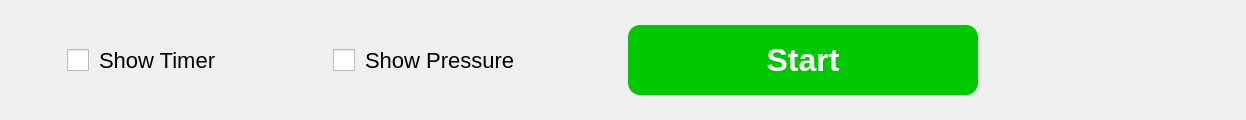
      <widget class="QGroupBox" name="start_group_box">
       <property name="geometry">
        <rect>
         <x>0</x>
         <y>528</y>
         <width>1246</width>
         <height>120</height>
        </rect>
       </property>
       <property name="sizePolicy">
        <sizepolicy hsizetype="MinimumExpanding" vsizetype="MinimumExpanding">
         <horstretch>0</horstretch>
         <verstretch>0</verstretch>
        </sizepolicy>
       </property>
       <property name="minimumSize">
        <size>
         <width>720</width>
         <height>0</height>
        </size>
       </property>
       <property name="maximumSize">
        <size>
         <width>1246</width>
         <height>120</height>
        </size>
       </property>
       <property name="layoutDirection">
        <enum>Qt::LeftToRight</enum>
       </property>
       <property name="styleSheet">
        <string notr="true">border:none;
padding:5px;</string>
       </property>
       <property name="title">
        <string/>
       </property>
       <layout class="QHBoxLayout" name="horizontalLayout_4">
        <property name="spacing">
         <number>50</number>
        </property>
        <property name="leftMargin">
         <number>0</number>
        </property>
        <property name="topMargin">
         <number>0</number>
        </property>
        <property name="rightMargin">
         <number>0</number>
        </property>
        <property name="bottomMargin">
         <number>0</number>
        </property>
        <item>
         <spacer name="horizontalSpacer_12">
          <property name="orientation">
           <enum>Qt::Horizontal</enum>
          </property>
          <property name="sizeHint" stdset="0">
           <size>
            <width>40</width>
            <height>20</height>
           </size>
          </property>
         </spacer>
        </item>
        <item alignment="Qt::AlignHCenter">
         <widget class="QCheckBox" name="checkbox_show_timer">
          <property name="maximumSize">
           <size>
            <width>250</width>
            <height>120</height>
           </size>
          </property>
          <property name="styleSheet">
           <string notr="true">

    QCheckBox {
        spacing: 10px;
        font-size: 22px;
    }

    QCheckBox::indicator {
        width: 22px;
        height: 22px;
    }
</string>
          </property>
          <property name="text">
           <string>Show Timer</string>
          </property>
         </widget>
        </item>
        <item>
         <spacer name="horizontalSpacer_11">
          <property name="orientation">
           <enum>Qt::Horizontal</enum>
          </property>
          <property name="sizeHint" stdset="0">
           <size>
            <width>40</width>
            <height>20</height>
           </size>
          </property>
         </spacer>
        </item>
        <item>
         <widget class="QCheckBox" name="checkBox_showPressure">
          <property name="maximumSize">
           <size>
            <width>200</width>
            <height>120</height>
           </size>
          </property>
          <property name="styleSheet">
           <string notr="true">

    QCheckBox {
        spacing: 10px;
        font-size: 22px;
    }

    QCheckBox::indicator {
        width: 22px;
        height: 22px;
    }
</string>
          </property>
          <property name="text">
           <string>Show Pressure</string>
          </property>
         </widget>
        </item>
        <item>
         <spacer name="horizontalSpacer_13">
          <property name="orientation">
           <enum>Qt::Horizontal</enum>
          </property>
          <property name="sizeHint" stdset="0">
           <size>
            <width>40</width>
            <height>20</height>
           </size>
          </property>
         </spacer>
        </item>
        <item>
         <widget class="QPushButton" name="push_button_start">
          <property name="sizePolicy">
           <sizepolicy hsizetype="MinimumExpanding" vsizetype="Preferred">
            <horstretch>0</horstretch>
            <verstretch>0</verstretch>
           </sizepolicy>
          </property>
          <property name="minimumSize">
           <size>
            <width>350</width>
            <height>70</height>
           </size>
          </property>
          <property name="maximumSize">
           <size>
            <width>375</width>
            <height>70</height>
           </size>
          </property>
          <property name="styleSheet">
           <string notr="true"> background-color: rgb(0, 200, 0);
                                                color: white;
                                                border: none;
                                                text-decoration:bold;

                                                font-size: 32px;
                                                font-weight:bold;
                                                border-radius: 12px;</string>
          </property>
          <property name="text">
           <string>Start</string>
          </property>
         </widget>
        </item>
        <item>
         <spacer name="horizontalSpacer_15">
          <property name="orientation">
           <enum>Qt::Horizontal</enum>
          </property>
          <property name="sizeHint" stdset="0">
           <size>
            <width>40</width>
            <height>20</height>
           </size>
          </property>
         </spacer>
        </item>
        <item alignment="Qt::AlignHCenter">
         <widget class="QLabel" name="reset_arduino_button">
          <property name="minimumSize">
           <size>
            <width>100</width>
            <height>40</height>
           </size>
          </property>
          <property name="maximumSize">
           <size>
            <width>120</width>
            <height>80</height>
           </size>
          </property>
          <property name="styleSheet">
           <string notr="true">margin-right:20px;</string>
          </property>
          <property name="text">
           <string/>
          </property>
          <property name="pixmap">
           <pixmap>images/buttons/restart.png</pixmap>
          </property>
          <property name="scaledContents">
           <bool>true</bool>
          </property>
          <property name="margin">
           <number>5</number>
          </property>
         </widget>
        </item>
        <item>
         <spacer name="horizontalSpacer_14">
          <property name="orientation">
           <enum>Qt::Horizontal</enum>
          </property>
          <property name="sizeHint" stdset="0">
           <size>
            <width>40</width>
            <height>20</height>
           </size>
          </property>
         </spacer>
        </item>
       </layout>
      </widget>
